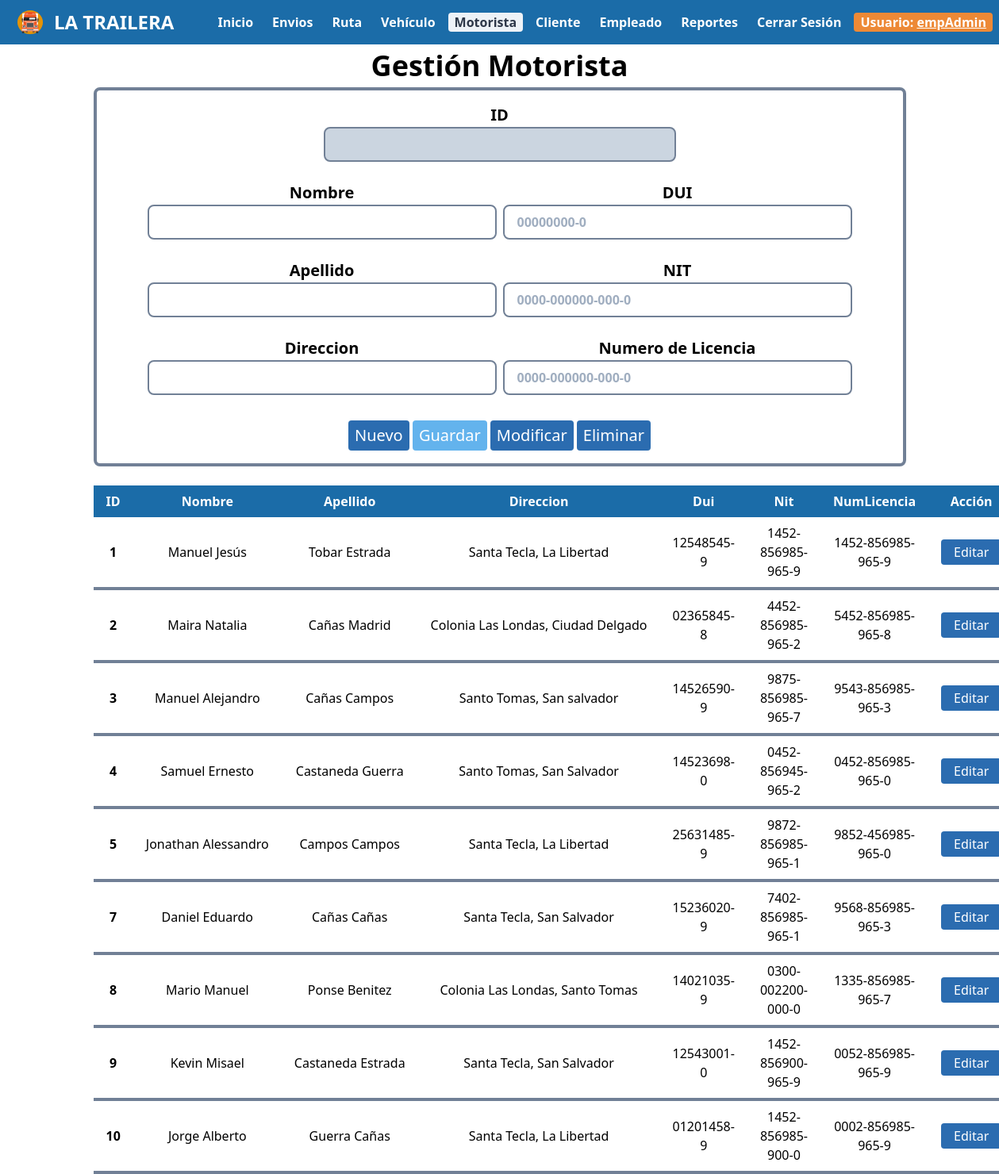
Page /controllers/controladorMotorista.php (signed in) on the committed database.
### tables this page shows
CREATE TABLE `motorista` (
  `idMotorista` int(11) NOT NULL,
  `nombre` varchar(30) NOT NULL,
  `apellido` varchar(30) NOT NULL,
  `direccion` varchar(200) NOT NULL,
  `dui` varchar(20) NOT NULL,
  `nit` varchar(20) NOT NULL,
  `numLicencia` varchar(20) NOT NULL
);

### controllers/controladorMotorista.php (called while the page is built, shortened)
<?php
	require '../models/motoristaModel.php';
	$obMotorista=new MotoristaModel();
	$datos=$obMotorista->getMotorista();
	require '../views/motoristaVista.php';
?>

### db/conexion.php (called while the page is built, shortened)
<?php
    class Conexion {
        function __construct() {
            $this->con=new mysqli(SERVER,USER,PASSWORD,BASE);
        }
    }
?>

### models/motoristaModel.php (called while the page is built, shortened)
<?php
	require '../db/conexion.php';
	require 'motorista.php';
	class MotoristaModel extends Conexion
	{
		function getMotorista(){
			$res=$this->con->query("select * from motorista");
			$r=array();
			while($row=$res->fetch_assoc()){
				$e=new Motorista($row["idMotorista"],$row["nombre"],$row["apellido"],$row["direccion"],$row["dui"],$row["nit"],$row["numLicencia"]);
				$r[]=$e;
			}
			return $r;
		}
	}
?>

### models/motorista.php (called while the page is built)
<?php
	class Motorista
	{
		private $idMotorista;
		private $nombre;
		private $apellido;
		private $direccion;
		private $dui;
		private $nit;
		private $numLicencia;
		function __construct($idMotorista,$nombre,$apellido,$direccion,$dui,$nit,$numLicencia)
		{
			$this->idMotorista=$idMotorista;
			$this->nombre=$nombre;
			$this->apellido=$apellido;
			$this->direccion=$direccion;
			$this->dui=$dui;
			$this->nit=$nit;
			$this->numLicencia=$numLicencia;
		}
		function getIdMotorista(){
			return $this->idMotorista;
		}
		function getNombre(){
			return $this->nombre;
		}
		function getApellido(){
			return $this->apellido;
		}
		function getDireccion(){
			return $this->direccion;
		}
		function getDui(){
			return $this->dui;
		}
		function getNit(){
			return $this->nit;
		}
		function getNumLicencia(){
			return $this->numLicencia;
		}
	}
?>

### views/motoristaVista.php (the view, shortened to what this page needs)
<!DOCTYPE html>
<html lang="es">
<head>
    <link rel="stylesheet" href="dependencias/tailwind.css">
    <link rel="stylesheet" href="css/menu.css">
</head>
<body>
    <?php
        require 'menu/menuAdmin.php';
    ?>
    <div class="text-center">
        <span class="font-bold text-4xl">Gestión Motorista</span>
    </div>
<center>
    <section>
        <div class="container">
                <form action="#" id="f"  class="px-16 py-4 border-4 border-gray-600 rounded-lg" onsubmit="return validar();">
                <center>
                    <div class='w-full md:w-1/2'>
                        <span class="font-bold text-xl">ID</span>
                        <input type="text" name="idMotorista" id="idMotorista" class="bg-gray-400 focus:outline-none focus:shadow-outline border-2 border-gray-600 rounded-lg py-2 px-4 block w-full appearance-none leading-normal font-bold" readonly="true" required="true"><br>
                    </div>
                </center>
                <div class="md:flex">
                    <div class='w-full md:w-1/2'>
                        <span class="font-bold text-xl">Nombre</span>
                        <input type="text" name="nombre" id="nombre" class="bg-white focus:outline-none focus:shadow-outline border-2 border-gray-600 rounded-lg py-2 px-4 block w-full appearance-none leading-normal font-bold" required="true"><br>
                        <span class="font-bold text-xl">Apellido</span>
                        <input type="text" name="apellido" id="apellido" class="bg-white focus:outline-none focus:shadow-outline border-2 border-gray-600 rounded-lg py-2 px-4 block w-full appearance-none leading-normal font-bold" required="true"><br>
                        <span class="font-bold text-xl">Direccion</span>
                        <input type="text" name="direccion" id="direccion" class="bg-white focus:outline-none focus:shadow-outline border-2 border-gray-600 rounded-lg py-2 px-4 block w-full appearance-none leading-normal font-bold" required="true"><br>
                    </div>
                    <div class='w-full md:w-1/2 md:ml-2'>
                        <span class="font-bold text-xl">DUI</span>
                        <input type="text" name="dui" id="dui" class="bg-white focus:outline-none focus:shadow-outline border-2 border-gray-600 rounded-lg py-2 px-4 block w-full appearance-none leading-normal font-bold" required="true" placeholder="00000000-0"><br>
                        <span class="font-bold text-xl">NIT</span>
                        <input type="text" name="nit" id="nit" class="bg-white focus:outline-none focus:shadow-outline border-2 border-gray-600 rounded-lg py-2 px-4 block w-full appearance-none leading-normal font-bold" required="true" placeholder="0000-000000-000-0"><br>
                        <span class="font-bold text-xl">Numero de Licencia</span>
                        <input type="text" name="numLicencia" id="numLicencia" class="bg-white focus:outline-none focus:shadow-outline border-2 border-gray-600 rounded-lg py-2 px-4 block w-full appearance-none leading-normal font-bold" required="true" placeholder="0000-000000-000-0"><br>
                    </div>
                </div>
                <input type="reset"  class="bg-blue-700 hover:bg-red-800 text-white text-xl mt-2 py-1 px-2 rounded" value="Nuevo" onclick="$('#g').attr('disabled',false);desactivar()">
                <input type="submit" name="guardar" id="g" value="Guardar" class="bg-blue-400 text-white text-xl mt-2 py-1 px-2 rounded cursor-not-allowed" disabled='true'>
                <input type="submit" name="modificar" value="Modificar" class="bg-blue-700 hover:bg-red-800 text-white text-xl mt-2 py-1 px-2 rounded">
                <input type="button" id="eliminar" name="eliminar" value="Eliminar" class="bg-blue-700 hover:bg-red-800 text-white text-xl mt-2 py-1 px-2 rounded">
                </form>
                 <br>
                <div class='container'>
                    <table class="table-auto">
                            <thead>
                                    <th class='text-center text-white bg px-4 py-2'>ID</th>
                                    <th class='text-center text-white bg px-4 py-2'>Nombre</th>
                                    <th class='text-center text-white bg px-4 py-2'>Apellido</th>
                                    <th class='text-center text-white bg px-4 py-2'>Direccion</th>
                                    <th class='text-center text-white bg px-4 py-2'>Dui</th>
                                    <th class='text-center text-white bg px-4 py-2'>Nit</th>
                                    <th class='text-center text-white bg px-4 py-2'>NumLicencia</th>
                                    <th class='text-center text-white bg px-4 py-2'>Acción</th>
                            </thead>
                            <tbody>
                                <?php
                                foreach ($datos as $e) {
                                    $idMotorista=$e->getIdMotorista();
                                    $nombre=str_replace(" ","&nbsp;",$e->getNombre());
                                    $apellido=str_replace(" ","&nbsp;",$e->getApellido());
                                    $direccion=str_replace(" ","&nbsp;",$e->getDireccion());
                                    $dui=$e->getDui();
                                    $nit=$e->getNit();
                                    $numLicencia=$e->getNumLicencia();
                                    echo "<tr>
                                            <td class='border-b-4 border-gray-600 rounded-lg text-center px-4 py-2 font-bold'>$idMotorista</td>
                                            <td class='border-b-4 border-gray-600 rounded-lg text-center px-4 py-2'>$nombre</td>
                                            <td class='border-b-4 border-gray-600 rounded-lg text-center px-4 py-2'>$apellido</td>
                                            <td class='border-b-4 border-gray-600 rounded-lg text-center px-4 py-2'>$direccion</td>
                                            <td class='border-b-4 border-gray-600 rounded-lg text-center px-4 py-2'>$dui</td>
                                            <td class='border-b-4 border-gray-600 rounded-lg text-center px-4 py-2'>$nit</td>
                                            <td class='border-b-4 border-gray-600 rounded-lg text-center px-4 py-2'>$numLicencia</td>
                                            <td class='border-b-4 border-gray-600 rounded-lg text-center px-4 py-2'>
                                                <button onclick=$('#idMotorista').val('$idMotorista');$('#nombre').val('$nombre');$('#apellido').val('$apellido');$('#direccion').val('$direccion');$('#dui').val('$dui');$('#nit').val('$nit');$('#numLicencia').val('$numLicencia') class='bg-blue-700 hover:bg-red-800 text-white py-1 px-4 rounded'>Editar</button>
                                            </td>
                                        </tr>";
                                    }
                                ?>
                            </tbody>
                        </table>
                    </div>
            </div>
    </section>
</center>
</body>
</html>

### controllers/css/menu.css (style rules this page uses)
.bg { background-color: #1b6ca8; }

### rows in the picture
motorista: idMotorista "1", nombre "Manuel Jesús", apellido "Tobar Estrada", direccion "Santa Tecla, La Libertad", dui "12548545-9", nit "1452-856985-965-9", numLicencia "1452-856985-965-9"
motorista: idMotorista "2", nombre "Maira Natalia", apellido "Cañas Madrid", direccion "Colonia Las Londas, Ciudad Delgado", dui "02365845-8", nit "4452-856985-965-2", numLicencia "5452-856985-965-8"
motorista: idMotorista "3", nombre "Manuel Alejandro", apellido "Cañas Campos", direccion "Santo Tomas, San salvador", dui "14526590-9", nit "9875-856985-965-7", numLicencia "9543-856985-965-3"
motorista: idMotorista "4", nombre "Samuel Ernesto", apellido "Castaneda Guerra", direccion "Santo Tomas, San Salvador", dui "14523698-0", nit "0452-856945-965-2", numLicencia "0452-856985-965-0"
motorista: idMotorista "5", nombre "Jonathan Alessandro", apellido "Campos Campos", direccion "Santa Tecla, La Libertad", dui "25631485-9", nit "9872-856985-965-1", numLicencia "9852-456985-965-0"
motorista: idMotorista "7", nombre "Daniel Eduardo", apellido "Cañas Cañas", direccion "Santa Tecla, San Salvador", dui "15236020-9", nit "7402-856985-965-1", numLicencia "9568-856985-965-3"
motorista: idMotorista "8", nombre "Mario Manuel", apellido "Ponse Benitez", direccion "Colonia Las Londas, Santo Tomas", dui "14021035-9", nit "0300-002200-000-0", numLicencia "1335-856985-965-7"
motorista: idMotorista "9", nombre "Kevin Misael", apellido "Castaneda Estrada", direccion "Santa Tecla, San Salvador", dui "12543001-0", nit "1452-856900-965-9", numLicencia "0052-856985-965-9"
motorista: idMotorista "10", nombre "Jorge Alberto", apellido "Guerra Cañas", direccion "Santa Tecla, La Libertad", dui "01201458-9", nit "1452-856985-900-0", numLicencia "0002-856985-965-9"

### other values in the picture
$_SESSION["administrador"] "empAdmin"
